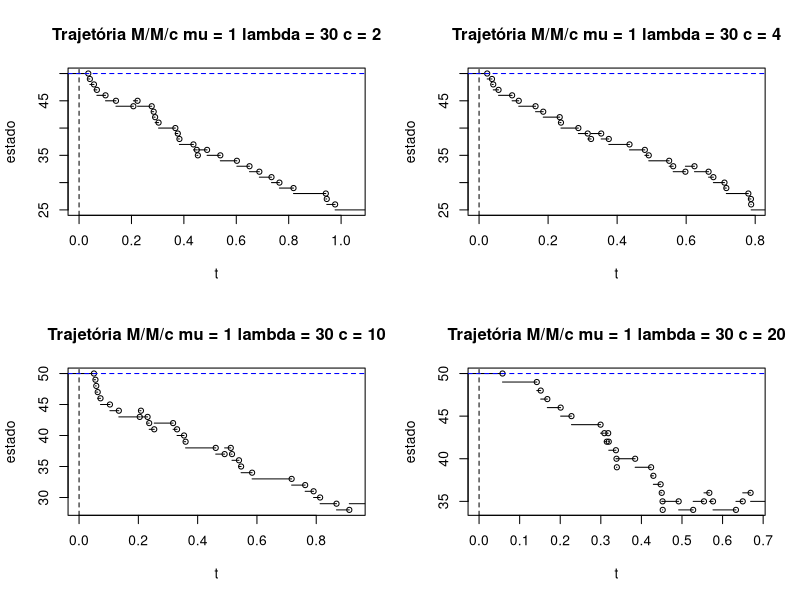

This chart was generated by the following R code:
#função para gerar uma trajetória do processo M/M/c
genMMc <- function(mu, lambda, c, n, y0){
  mux <- mui(mu, c, 1) #mu_1 = mu
  rate <- lambda + mux
  S <- rep(0, n) #tempo de permanencia
  yn <- rep(0, n) #cadeia imersa
  yn[1] <- y0 #estado inicial
  S[1] <- rexp(1, rate)
  
  for(i in 2:n){
    muxl <- mui(mu, c, i) #mu_i = imu i<c e cmu i >=c
    rate <- lambda + muxl
    S[i] <- rexp(1, rate)
    prob <- sample(c(-1,1), size = 1, prob = c(lambda/rate, muxl/rate)) #prob de transição a um passo da cadeia imersa
    yn[i] <- yn[i-1] + prob
  }
  
  #cumsum(Sn)  = tempos dos saltos Jn e yn = traj CM imersa e CTMC entao yn = X(Jn) 
  return(cbind(yn, cumsum(S))) 
}

#encontrando mu_i se i < c imu else cmu
mui <- function(mu, c, state){
  if(state < c) return(state*mu)
  else return(c*mu)
}

lambda <- 30 #taxa de nascimento M/M/c
mu <- 1 # mu necessário para calcular taxa de morte M/M/c
n <- 30 #tamanho da trajetória
y0 <- 50 #estado inicial da cadeia
c <- c(2, 4, 10, 20)  #número de servidores

par(mfrow=c(2,2))
for ( i in 1:length(c)) {
  traj <- genMMc(mu, lambda, c[i], n, y0)
  sfun <- stepfun(traj[-n,2], traj[,1], right = TRUE)
  plot(sfun,
       main = paste('Trajetória M/M/c', 'mu =', mu, 'lambda =', lambda, 'c =', c[i]), 
       xlab ='t', ylab = 'estado', do.points = TRUE, verticals = FALSE,
       xlim = c(0, traj[n,2]))
  abline(v = 0, ncol = "red", lty = 2) #t = 0
  abline(h = y0, col = "blue", lty = 2) #estado inicial 
}

